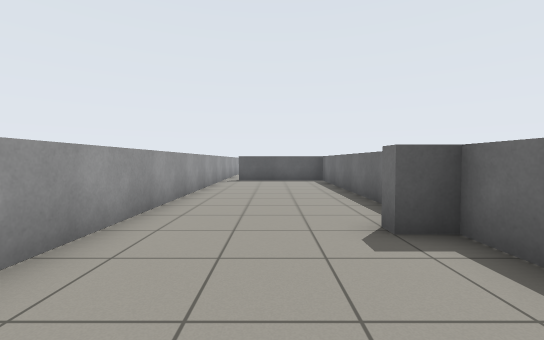
[1] (above)

24 first-person views from a walk through a Gazebo world. The camera is 0.91 m above the floor, tilts 2° down and sees 90° across. Floor lines are 1 m apart. The floor is counted in squares, 1 m on a side. Each view is taken from the middle of a square. On the plan, view 1 faces up. The plan holds only what a view shows up to about 11 squares ahead; the rest is blank.

[2]
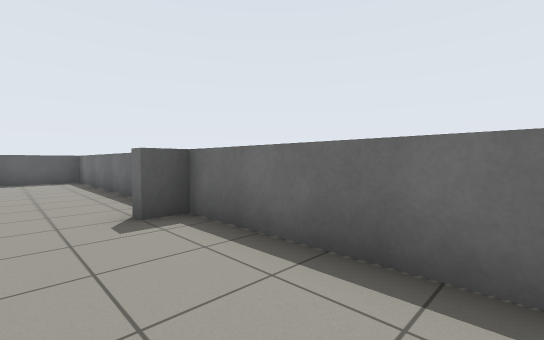

[3]
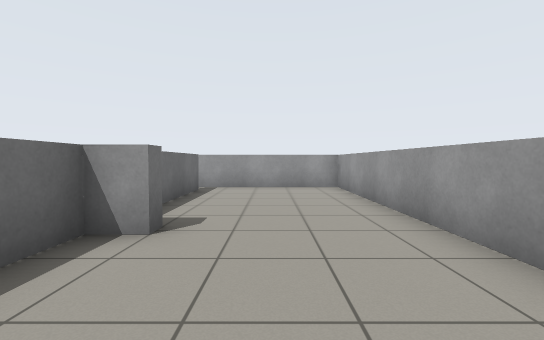

[4]
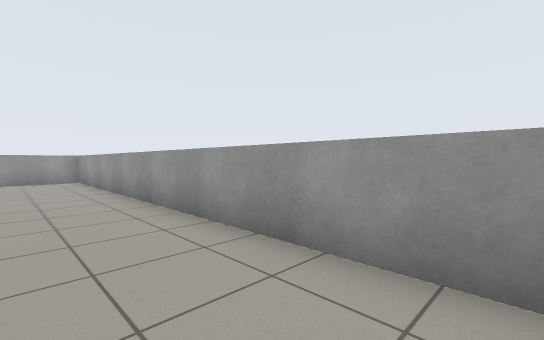

[5]
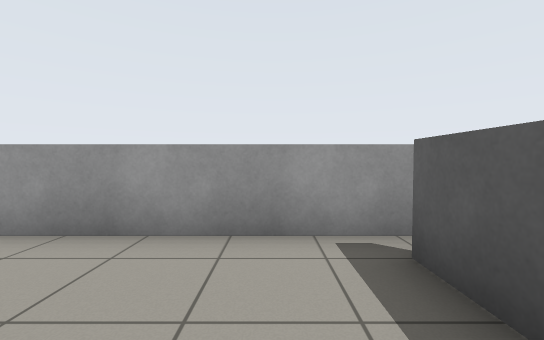

[6]
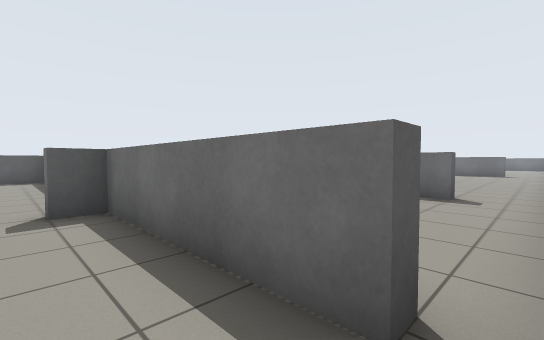

[7]
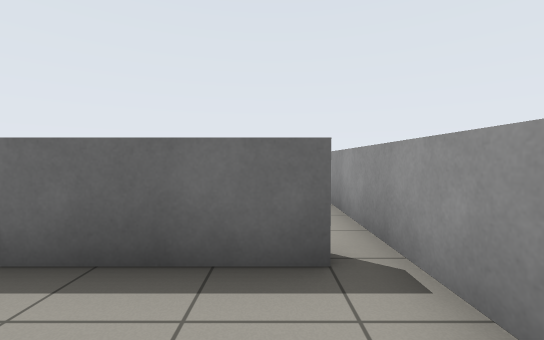

[8]
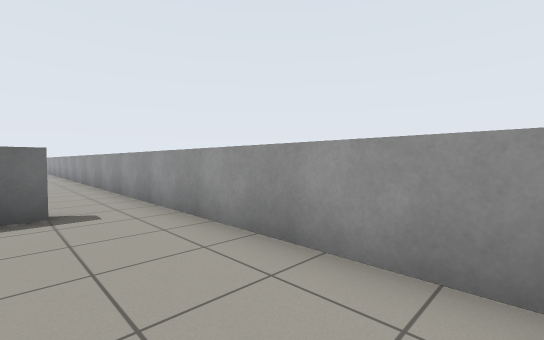

[9]
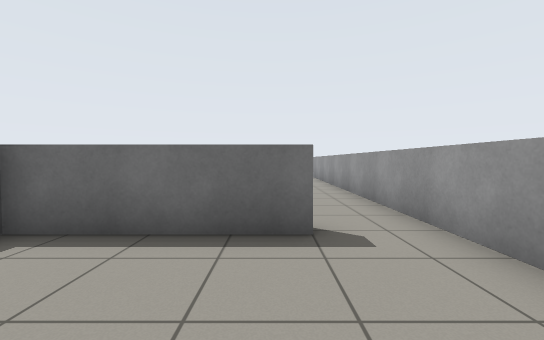

[10]
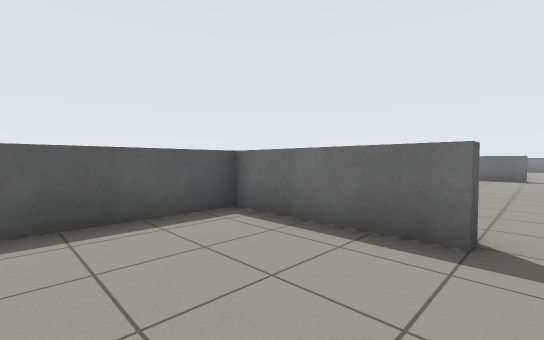

[11]
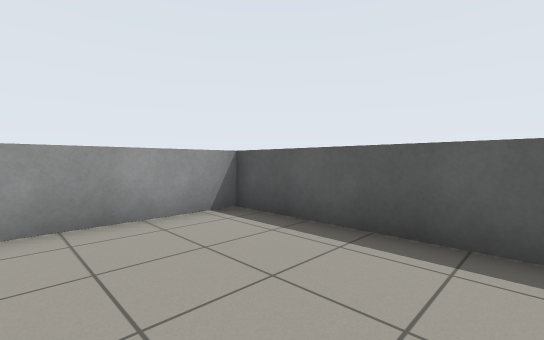

[12]
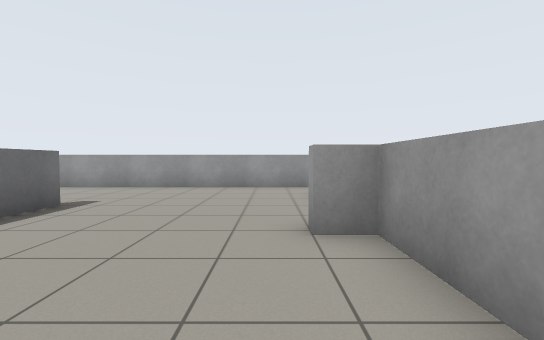

[13]
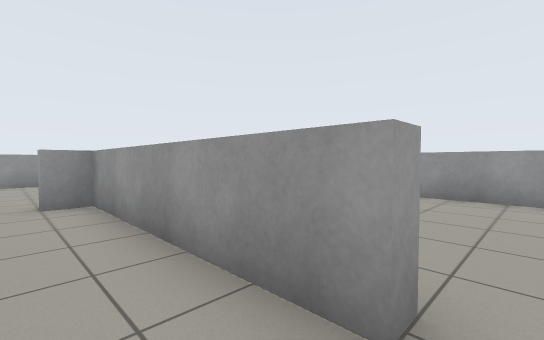

[14]
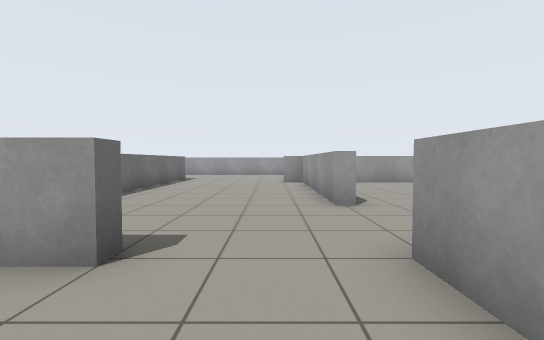

[15]
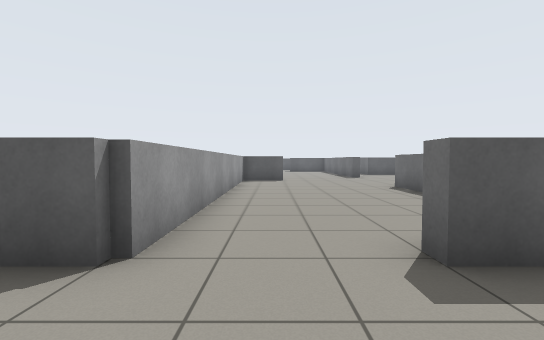

[16]
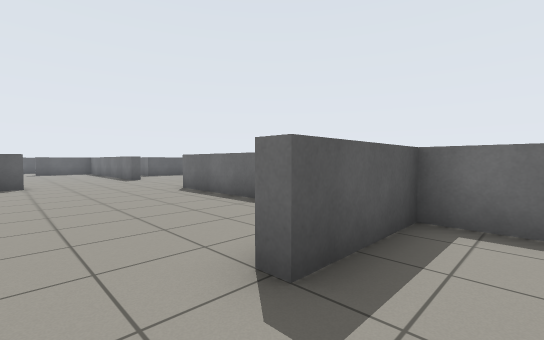

[17]
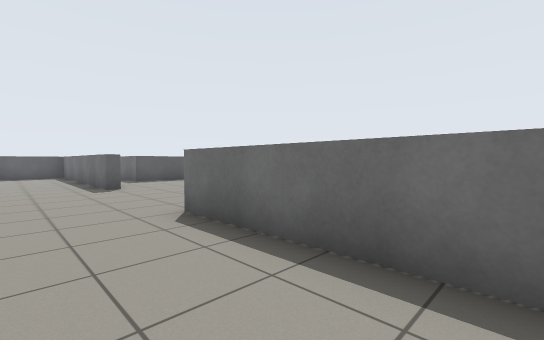

[18]
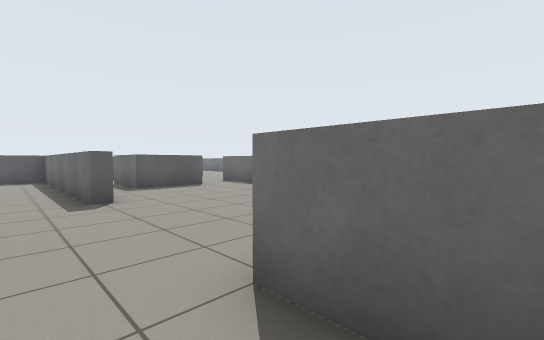

[19]
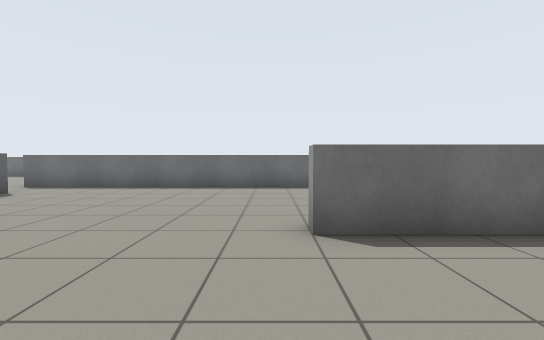

[20]
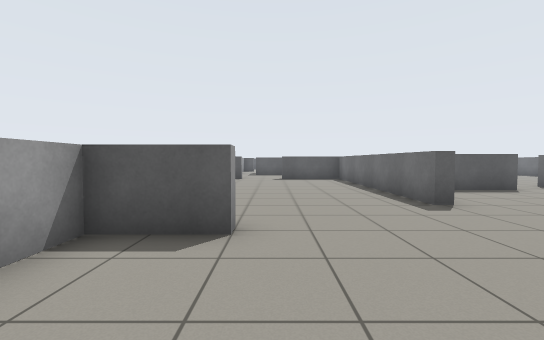

[21]
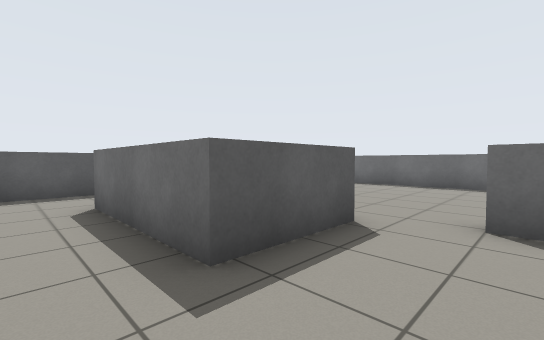

[22]
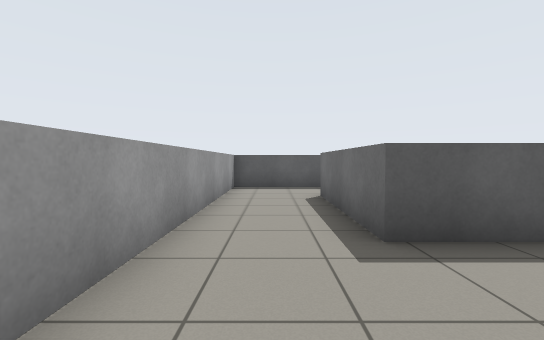

[23]
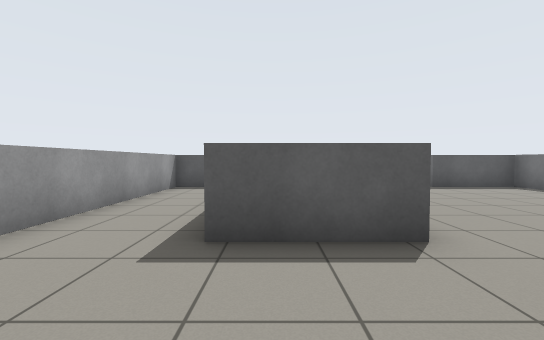

[24]
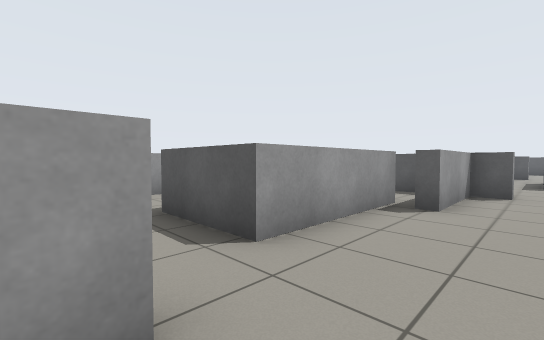

### Floor plan
Points are (right, up) in squares from view 1. A wall is a line through its corners. A room is listed if a view was taken in it or the views show most of it. See-through windows are left out.
Room 1 (views 1, 2, 3, 4, 5, 6, 7)
walls: (1.5, 3.3) (1.5, 3.7); (2.3, 3.7) (2.3, 12.3) (-1.5, 12.3); (2.8, -1.5) (2.3, -1.5) (2.3, 3.3); (-2.3, 12.8) (-2.3, -2.3) (2.5, -2.3)
ways out: opening at (2, -2) to room 2
Room 2 (views 8, 9, 10, 11)
walls: (2.5, -2.3) (8.4, -2.3); (8.8, -0.5) (8.3, -0.5) (8.3, 3.3) (2.7, 3.3) (2.7, -0.1)
ways out: opening at (2, -2) to room 1; opening at (8, -1.5) to room 3
Room 3 (views 12, 13, 14, 15, 16, 17, 18, 19, 20, 21, 22, 23, 24)
walls: (20.3, 18.6) (20.3, 28.5); (14.8, 24.5) (14.3, 24.5) (14.3, 32.3) (11.5, 32.3); (14.3, 14.9) (14.3, 19.5) (14.8, 19.5); (10.5, 22.8) (10.5, 22.3) (8.7, 22.3) (8.7, 12.3); (8.7, 24.6) (8.7, 23.9); (8.3, 23.9) (8.3, 24.5); (14.3, 10.9) (14.3, 12.3) (11.5, 12.3) (11.5, 12.7) (12.4, 12.7); (9.5, 32.3) (8.7, 32.3) (8.7, 29.5) (8.2, 29.5); (8.2, 9.5) (8.7, 9.5) (8.7, 3.7) (9.5, 3.7) (9.5, 3.2); (7.5, 32.3) (2.7, 32.3) (2.7, 24.2); (14.3, 1.5) (14.3, 7.4); (8.4, -2.3) (17.2, -2.3)
ways out: opening at (8, -1.5) to room 2; opening at (8, 10.5); opening at (10.5, 32)
objects: grey box (6, 26) to (8, 30); grey box (16, 28) to (18, 29)

Where each view was taken, in squares from view 1:
view 1: 0 up, 0 right, facing up
view 2: 1 down, 0 right, facing up-right
view 3: 7 up, 0 right, facing down
view 4: 11 up, 0 right, facing down-left
view 5: 11 up, 1 right, facing left
view 6: 2 down, 1 right, facing up-right
view 7: 1 down, 0 right, facing right
view 8: 0 up, 3 right, facing down-right
view 9: 0 up, 5 right, facing right
view 10: 1 down, 5 right, facing up-right
view 11: 0 up, 7 right, facing up-left
view 12: 7 up, 10 right, facing down
view 13: 10 up, 10 right, facing down-left
view 14: 15 up, 10 right, facing down
view 15: 10 up, 10 right, facing up
view 16: 11 up, 10 right, facing up-right
view 17: 15 up, 12 right, facing up-right
view 18: 18 up, 13 right, facing up-right
view 19: 20 up, 11 right, facing right
view 20: 19 up, 11 right, facing up
view 21: 24 up, 4 right, facing up-right
view 22: 23 up, 4 right, facing up
view 23: 23 up, 6 right, facing up
view 24: 24 up, 10 right, facing up-left
